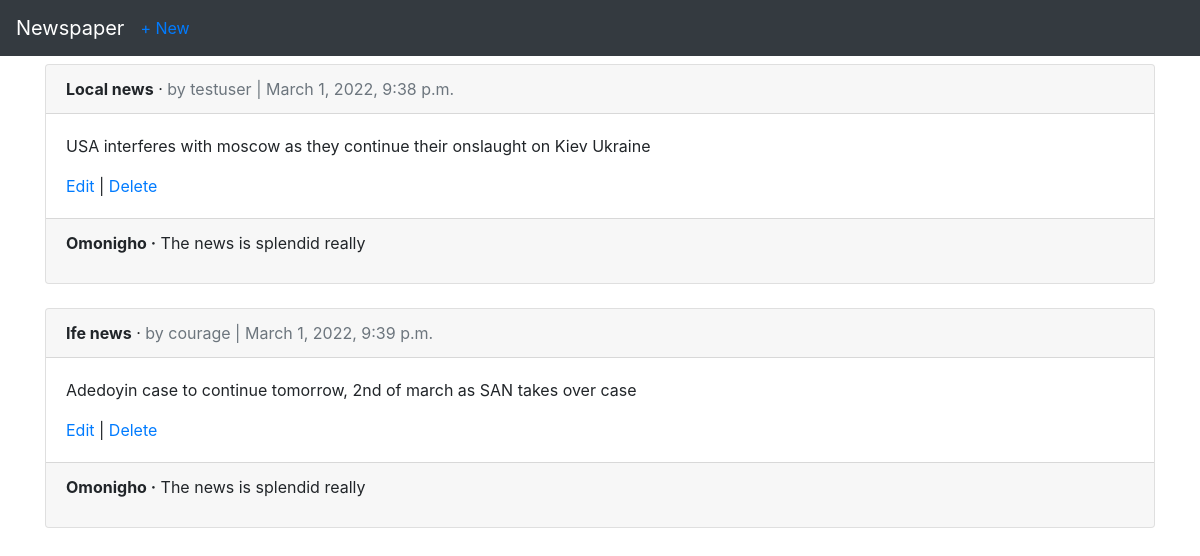
Screenshot of /articles/ (signed in) with the database file from the repository.
### articles/models.py (models this page shows, shortened)
class Article(models.Model):
    title = models.CharField(max_length=25)
    body = models.TextField()
    date = models.DateTimeField(auto_now_add=True)
    author = models.ForeignKey(get_user_model(), on_delete=models.CASCADE,)

class Comment(models.Model):
    article = models.ForeignKey(Article, on_delete=models.CASCADE,
                                related_name='comments')
    comment = models.CharField(max_length=40)
    author = models.ForeignKey(get_user_model(), on_delete=models.CASCADE,)
    def __str__(self):
        return self.comment

### users/models.py (models this page shows)
class CustomUser(AbstractUser):
    age = models.PositiveIntegerField(null=True, blank= True)

### articles/views.py (the view)
# urls.py: path('', ArticleListView.as_view(), name='article_list'),
class ArticleListView(ListView):
    template_name = 'article_list.html'
    model = Article
    login_url = 'login'

### templates/article_list.html (shortened to what this page needs)
{% extends 'base.html' %}
{% block content %}
{% for article in object_list %}
<div class="card">
<div class="card-header">
<span class="font-weight-bold">{{ article.title }}</span> &middot;
<span class="text-muted">by {{ article.author }} |
{{ article.date }}</span>
</div>
<div class="card-body">
<p>{{ article.body }}</p>
<a href="{% url 'article_edit' article.pk %}">Edit</a> | <a href="{% url 'article_delete' article.pk %}">Delete</a>
</div>
<div class="card-footer">
{% for comment in article.comments.all %}
<p>
<span class="font-weight-bold">{{ comment.author }} &middot;</span>
{{ comment }}
</p>
{% endfor %}
</div>
</div>
<br />
{% endfor %}
{% endblock content %}

### rows the page displays
Article: title "Local news", author "testuser", date "March 1, 2022, 9:38 p.m.", body "USA interferes with moscow as they continue their onslaught on Kiev Ukraine"
Comment: author "Omonigho", comment "The news is splendid really"
Article: title "Ife news", author "courage", date "March 1, 2022, 9:39 p.m.", body "Adedoyin case to continue tomorrow, 2nd of march as SAN takes over case"
Comment: author "Omonigho", comment "The news is splendid really"
